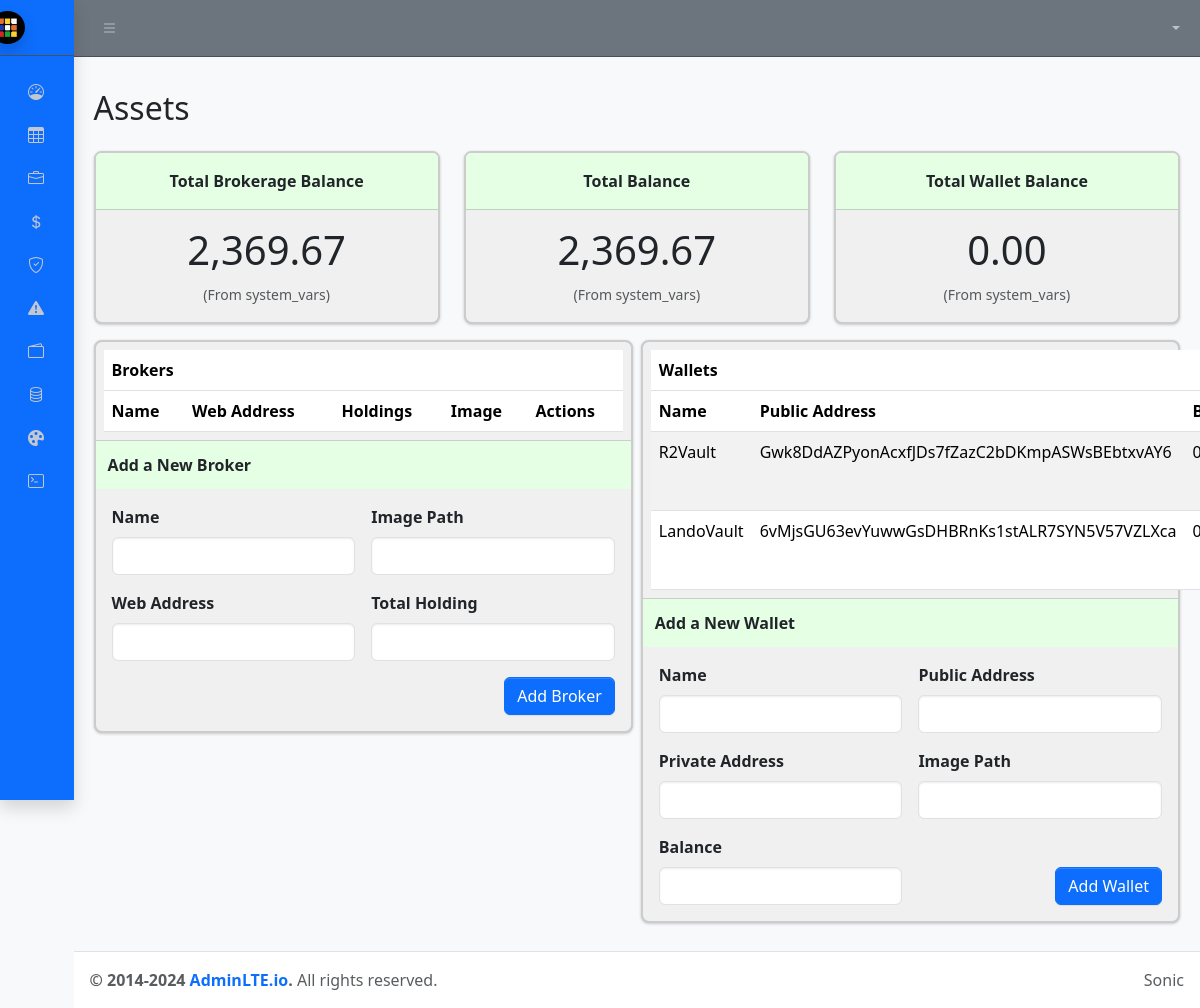
The app's page /assets, older data.
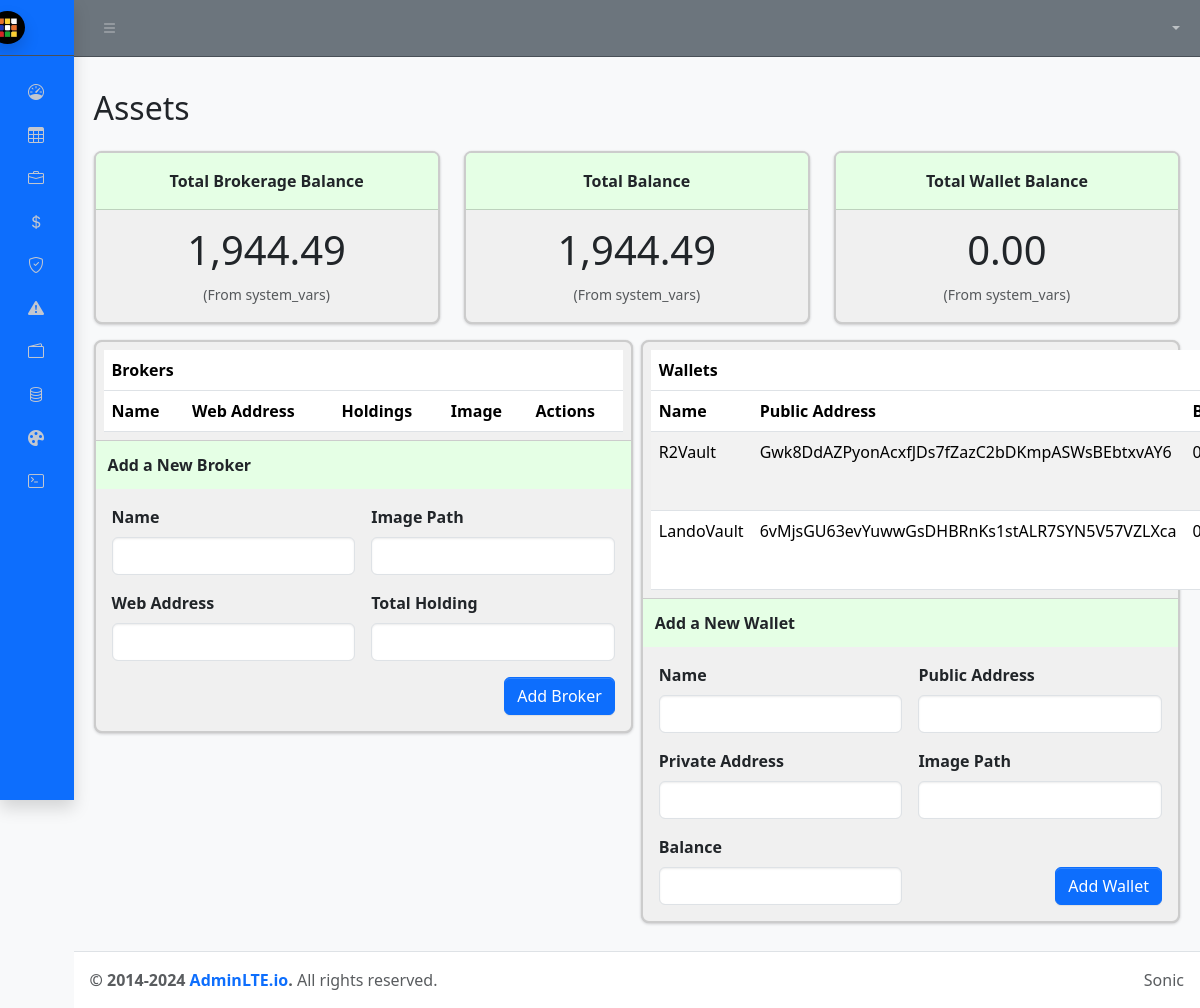
The same page, newer data.
### tables this page shows
CREATE TABLE system_vars (
                    id INTEGER PRIMARY KEY,
                    last_update_time_positions DATETIME,
                    last_update_positions_source TEXT,
                    last_update_time_prices DATETIME,
                    last_update_prices_source TEXT
                , last_update_time_jupiter DATETIME, last_update_jupiter_source TEXT, total_brokerage_balance REAL DEFAULT 0.0, total_wallet_balance REAL DEFAULT 0.0, total_balance REAL DEFAULT 0.0);

### launch_pad.py (the view)
@app.route("/assets")
def assets():
    dl = DataLocker.get_instance(DB_PATH)
    balance_vars = dl.get_balance_vars()
    total_brokerage_balance = balance_vars.get("total_brokerage_balance", 0.0)
    total_wallet_balance = balance_vars.get("total_wallet_balance", 0.0)
    total_balance = balance_vars.get("total_balance", 0.0)
    brokers = dl.read_brokers()
    wallets = dl.read_wallets()
    return render_template("assets.html",
                           total_brokerage_balance=total_brokerage_balance,
                           total_wallet_balance=total_wallet_balance,
                           total_balance=total_balance,
                           brokers=brokers,
                           wallets=wallets)

### data/data_locker.py (called while the page is built)
    @classmethod
    def get_instance(cls, db_path: Optional[str] = None) -> 'DataLocker':
        if cls._instance is None:
            cls._instance = cls(db_path)
        return cls._instance

    def _init_sqlite_if_needed(self):
        db_dir = os.path.dirname(self.db_path)
        if db_dir and not os.path.exists(db_dir):
            os.makedirs(db_dir, exist_ok=True)
            self.logger.debug(f"Created directory for DB: {db_dir}")
        if self.conn is None:
            self.conn = sqlite3.connect(self.db_path, check_same_thread=False)
            self.conn.row_factory = sqlite3.Row
        if self.cursor is None:
            self.cursor = self.conn.cursor()

    def read_wallets(self) -> List[dict]:
        self._init_sqlite_if_needed()
        self.cursor.execute("SELECT * FROM wallets")
        rows = self.cursor.fetchall()
        results = []
        for r in rows:
            results.append({
                "name": r["name"],
                "public_address": r["public_address"],
                "private_address": r["private_address"],
                "image_path": r["image_path"],
                "balance": float(r["balance"])
            })
        return results

### templates/assets.html (shortened to what the changed rows need)
{% extends "base.html" %}
{% block content %}
<h2 class="text-dark mb-4">Assets</h2>
<div class="row row-cols-1 row-cols-md-3 g-4 mb-3">
  <div class="col">
    <div class="card price-box h-100">
      <div class="card-body text-center">
        <div class="display-4 mb-2">
          {{ "{:,.2f}".format(total_brokerage_balance) }}
        </div>
        <small class="text-muted">(From system_vars)</small>
      </div>
    </div>
  </div>
  <div class="col">
    <div class="card price-box h-100 highlighted-balance">
      <div class="card-body text-center">
        <div class="display-4 mb-2">
          {{ "{:,.2f}".format(total_balance) }}
        </div>
        <small class="text-muted">(From system_vars)</small>
      </div>
    </div>
  </div>
</div>
<div class="row g-2">
  <div class="col-md-6">
    <div class="card assets-card">
      <div class="card-body p-2">
        <table class="table table-striped w-100 mb-0 assets-table">
          <thead>
            <tr class="title-row">
              <th colspan="5">Brokers</th>
            </tr>
            <tr>
              <th>Name</th>
              <th>Web Address</th>
              <th>Holdings</th>
              <th>Image</th>
              <th>Actions</th>
            </tr>
          </thead>
        </table>
      </div>
    </div>
  </div>
  <div class="col-md-6">
    <div class="card assets-card">
      <div class="card-body p-2">
        <table class="table table-striped w-100 mb-0 assets-table">
          <thead>
            <tr class="title-row">
              <th colspan="5">Wallets</th>
            </tr>
            <tr>
              <th>Name</th>
              <th>Public Address</th>
              <th>Balance</th>
            </tr>
          </thead>
        </table>
      </div>
    </div>
  </div>
</div>
{% endblock content %}

Row changes from the older to the newer data that the page shows:
changed system_vars: total_brokerage_balance "2,369.67" → "1,944.49"; total_balance "2,369.67" → "1,944.49"
